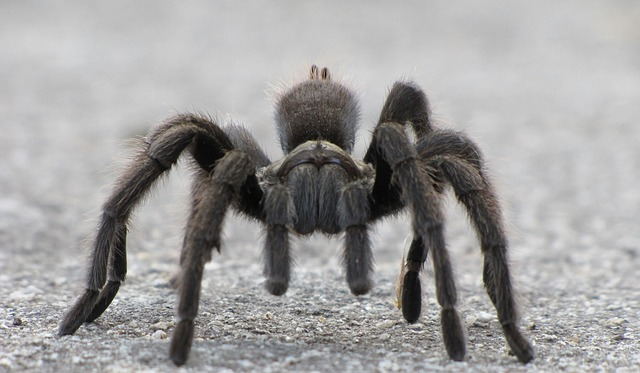
#> input picture ragno.jpg, 640 x 373 px
$ jupyter execute --allow-errors Untitled.ipynb
#> lines starting #> are read from the running program, lines starting #| are printed output that depends on the picture
# Histogram Of Oriented Gradients

[cell 1]
import cv2
from skimage.feature import hog
from sklearn.svm import SVC
from sklearn.metrics import accuracy_score
from sklearn.model_selection import train_test_split
import numpy as np

[cell 2]
import os
import cv2
import numpy as np

def load_dataset(datSet):
    images = []
    labels = []
    for root, dirs, files in os.walk(datSet):
        for file in files:
            if file.endswith(".jpg") or file.endswith(".jpeg"):
                image_path = os.path.join(root, file)
                label = os.path.basename(root)
                # Read the image
                image = cv2.imread(image_path)
                # Convert the image to grayscale
                gray = cv2.cvtColor(image, cv2.COLOR_BGR2GRAY)
                # Apply histogram equalization
                equalized = cv2.equalizeHist(gray)
                # Resize the image to a fixed size
                resized = cv2.resize(equalized, (32, 32))
                # You can perform additional preprocessing steps here if needed
                images.append(resized)
                labels.append(label)
    return images, labels

dataset_path = 'datSet'
images, labels = load_dataset(dataset_path)

[cell 3]
import numpy as np
from skimage.feature import hog
from skimage.color import rgb2gray

# Convert the images to grayscale before computing HOG features
#grayscale_images = [rgb2gray(img) for img in images]

# Compute HOG features for each grayscale image
#> (the rest of this cell did not finish here and is left out)

#> (a cell that did not finish here is left out)

[cell 5]
svm = SVC()
#> (the rest of this cell did not finish here and is left out)

#> (a cell that did not finish here is left out)

[cell 7]
from sklearn.metrics import classification_report
#> (the rest of this cell did not finish here and is left out)

# Testing

[cell 8]
import cv2

# Load the new image
new_image = cv2.imread('ragno.jpg')
#> new_image is the input picture: shape (373, 640, 3); mean B, G, R 157.9, 158.5, 159.6

[cell 9]
# Resize the image (if needed)
resized_image = cv2.resize(new_image, (32, 32))  # Specify width and height
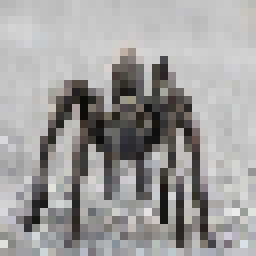
#> resized_image: shape (32, 32, 3) (shown 8 times larger); mean B, G, R 158.5, 159, 160

# Convert the image to grayscale
gray_image = cv2.cvtColor(resized_image, cv2.COLOR_BGR2GRAY)

[cell 10]
from skimage.feature import hog

# Extract HOG features for the new image
hog_features = hog(gray_image, orientations=8, pixels_per_cell=(16, 16), cells_per_block=(1, 1))
#> hog_features = 32 values, max 0.389 at index 16, min 0.187 at index 27, mean 0.35


$ run again, with pecora.jpg copied over ragno.jpg
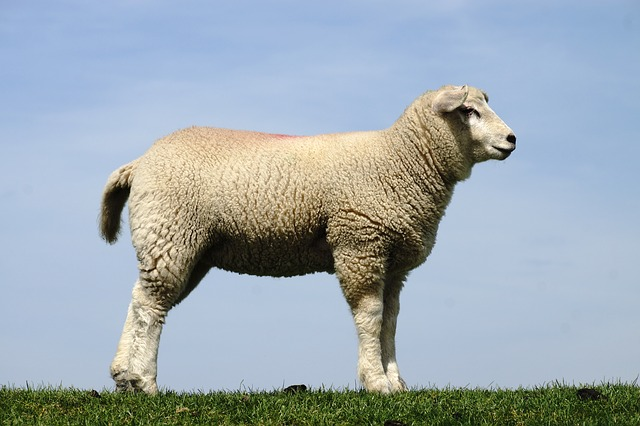
#> input picture pecora.jpg, 640 x 426 px
#> new_image is the input picture: shape (426, 640, 3); mean B, G, R 177.3, 169.7, 157.5
#> `resized_image = cv2.resize(new_image, (32, 32))`:
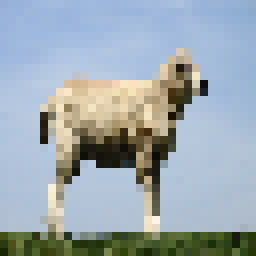
#> resized_image: shape (32, 32, 3) (shown 8 times larger); mean B, G, R 176.7, 169, 156.8
#> `gray_image = cv2.cvtColor(resized_image, cv2.COLOR_BGR2GRAY)`:
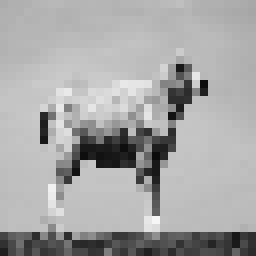
#> gray_image: shape (32, 32) (shown 8 times larger); min 11, max 245, mean 166.2
#> hog_features = 32 values, max 0.41 at index 0, min 0.143 at index 1, mean 0.348
